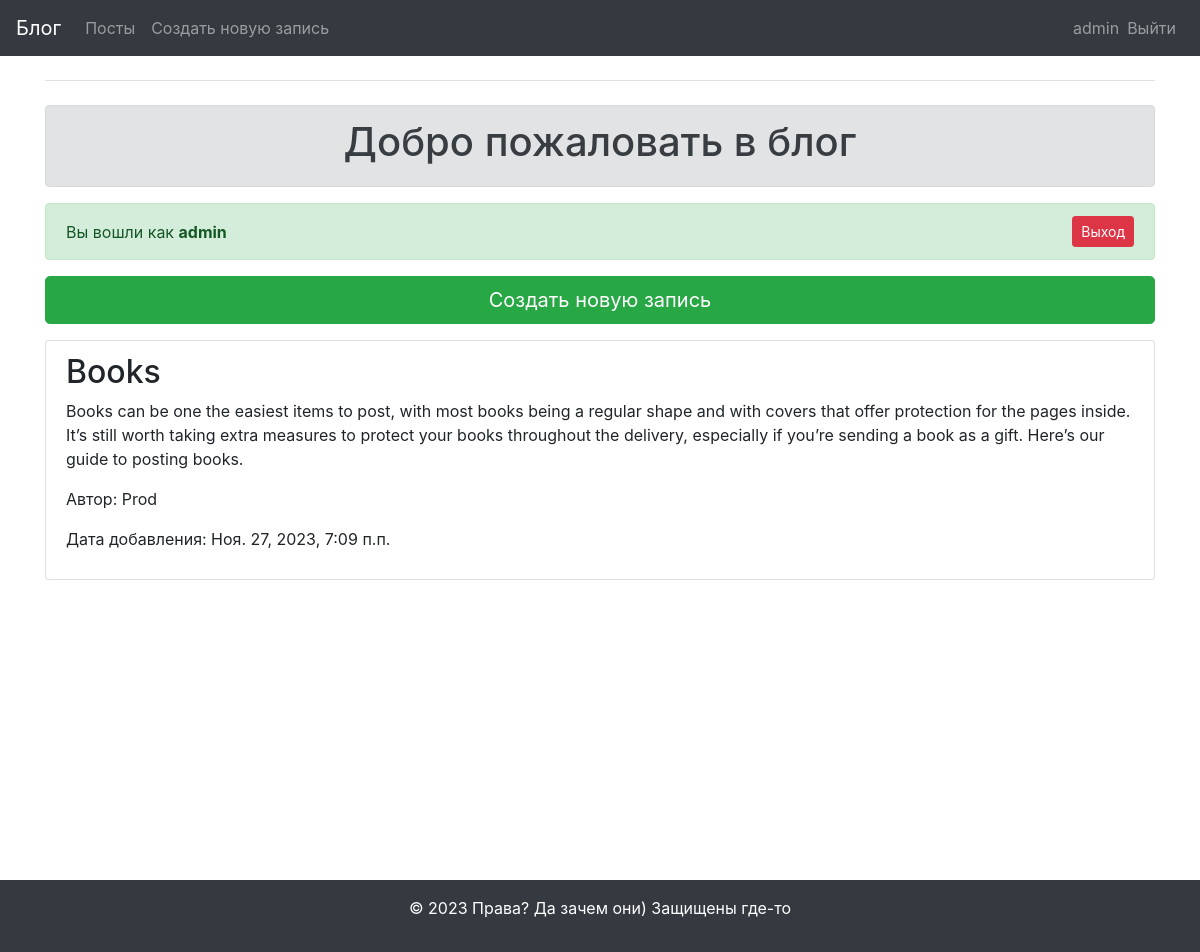
Screenshot of / (signed in) with the database file from the repository.
### blogs/models.py (models this page shows, shortened)
class BlogPost(models.Model):
    title = models.CharField(max_length=200)
    text = models.TextField()
    date_added = models.DateTimeField(auto_now_add=True)
    author = models.ForeignKey(User, on_delete=models.CASCADE)

### blogs/views.py (the view)
# urls.py: 2. Add a URL to urlpatterns:  path('', views.home, name='home')
def home(request):
    blog_posts = BlogPost.objects.order_by('-date_added')
    current_year = datetime.now().year
    return render(request, 'blogs/home.html', {'blog_posts': blog_posts})

### blogs/templates/blogs/home.html (shortened to what this page needs)
{% extends "blogs/base.html" %}
{% block content %}
	<div class="alert alert-secondary text-center" role="alert">
		<h1 class="display-6">Добро пожаловать в блог</h1>
	</div>
    {% if user.is_authenticated %}
    <div class="alert alert-success d-flex justify-content-between align-items-center">
        <p class="mb-0">Вы вошли как <strong>{{ user.username }}</strong></p>
        <a href="{% url 'user_logout' %}" class="btn btn-danger btn-sm">Выход</a>
    </div>
		<a href="{% url 'create_post' %}" class="btn btn-success btn-lg mb-3 btn-block">Создать новую запись</a>
{% endif %}
    <ul class="list-group">
        {% for post in blog_posts %}
            <li class="list-group-item">
                <h2>{{ post.title }}</h2>
                <p>{{ post.text }}</p>
                <p>Автор: {{ post.author.username }}</p>
                <p>Дата добавления: {{ post.date_added }}</p>
            </li>
        {% endfor %}
    </ul>
{% endblock %}

### blogs/templates/blogs/base.html (shortened to what this page needs)
{% load bootstrap4 %}
{% load static %}
<!DOCTYPE html>
<html lang="ru">
<head>
    {% bootstrap_css %}
	 <link rel="stylesheet" href="{% static 'css/sticky-footer.css' %}">
</head>
<body>
<nav class="navbar navbar-expand-md navbar-dark bg-dark mb-4">
    <a class="navbar-brand" href="{% url 'home' %}">Блог</a>
    <div class="collapse navbar-collapse" id="navbarCollapse">
        <ul class="navbar-nav mr-auto ">
            <li class="nav-item">
                <a class="nav-link" href="{% url 'home' %}">Посты</a>
                {% if user.is_authenticated %}
                    <li class="nav-item">
                        <a class="nav-link" href="{% url 'create_post' %}">Создать новую запись</a>
                    </li>
                {% endif %}
            </li>
        </ul>
        {% if user.is_authenticated %}
        <ul class="navbar-nav">
            <li class="nav-item">
                <span class="navbar-text">{{ user }}</span>
            </li>
            <li class="nav-item">
                <a class="nav-link" href="{% url 'user_logout' %}">Выйти</a>
            </li>
        </ul>
        {% endif %}
    </div>
</nav>
<main class="container">
    <div class="pb-0 mb-4 border-bottom">
    </div>
    <div>
        {% block content %}{% endblock content %}
    </div>
</main>
<footer class="footer mt-auto py-3 bg-dark text-white">
    <div class="container text-center">
        <p>&copy; <span id="currentYear"></span> Права? Да зачем они) Защищены где-то</p>
    </div>
</footer>
</body>
</html>

### blogs/static/css/sticky-footer.css (style rules this page uses)
html, body { height: 100%; }
.container { min-height: 100%; }
.footer { margin-top: auto; }

### rows the page displays
BlogPost: title "Books", text "Books can be one the easiest items to post, with most books being a regular shape and with covers that offer protection for the pages inside. It’s still worth taking extra measures to protect your books throughout the delivery, especially if you’re sending a book as a gift. Here’s our guide to posting books.", author.username "Prod", date_added "Ноя. 27, 2023, 7:09 п.п."

### other values shown
{{ user }} "admin"
{{ user.username }} "admin"
